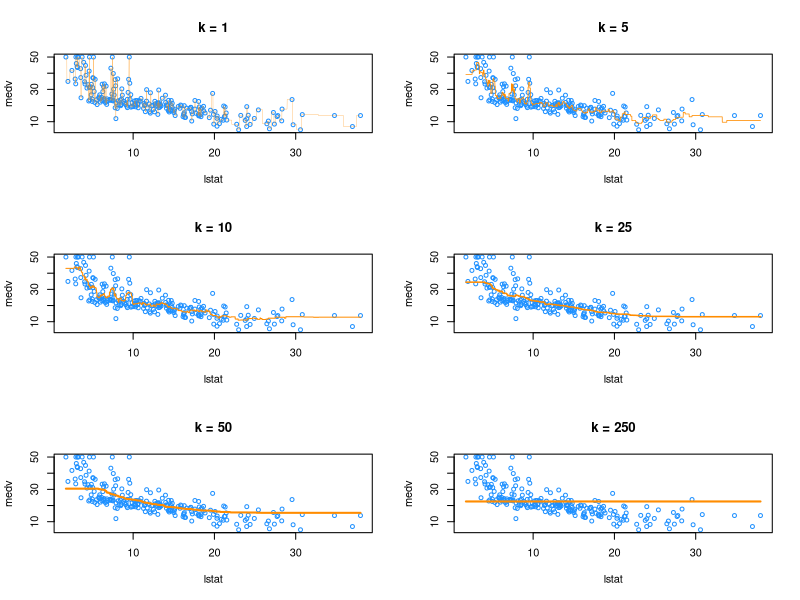
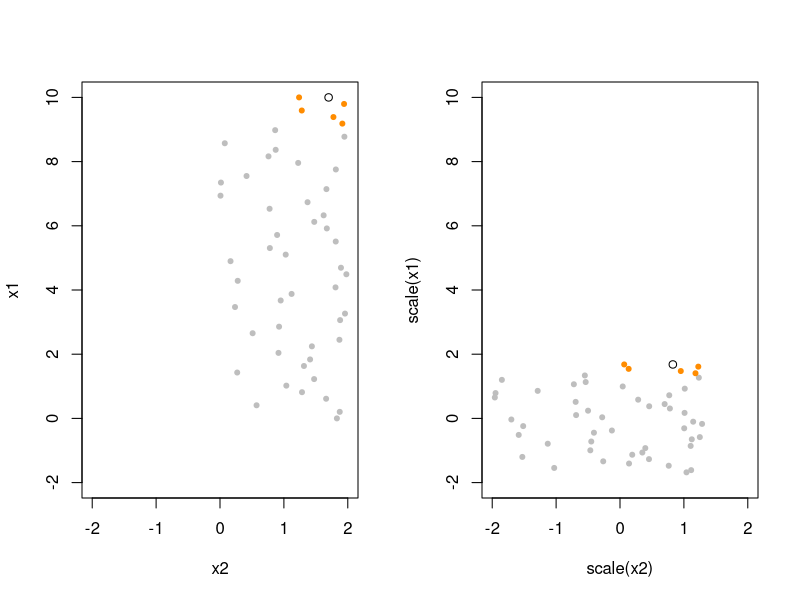

Here is the R script that generated these plots, in order: (Note: this script raises an error after producing the figures.)
## ---- chunk 1
library(FNN)
library(MASS)
data(Boston)
## ---- chunk 2
set.seed(42)
boston_idx = sample(1:nrow(Boston), size = 250)
trn_boston = Boston[boston_idx, ]
tst_boston  = Boston[-boston_idx, ]
## ---- chunk 3
X_trn_boston = trn_boston["lstat"]
X_tst_boston = tst_boston["lstat"]
y_trn_boston = trn_boston["medv"]
y_tst_boston = tst_boston["medv"]
## ---- chunk 4
X_trn_boston_min = min(X_trn_boston)
X_trn_boston_max = max(X_trn_boston)
lstat_grid = data.frame(lstat = seq(X_trn_boston_min, X_trn_boston_max, 
                                    by = 0.01))
## ---- chunk 5
pred_001 = knn.reg(train = X_trn_boston, test = lstat_grid, y = y_trn_boston, k = 1)
pred_005 = knn.reg(train = X_trn_boston, test = lstat_grid, y = y_trn_boston, k = 5)
pred_010 = knn.reg(train = X_trn_boston, test = lstat_grid, y = y_trn_boston, k = 10)
pred_050 = knn.reg(train = X_trn_boston, test = lstat_grid, y = y_trn_boston, k = 50)
pred_100 = knn.reg(train = X_trn_boston, test = lstat_grid, y = y_trn_boston, k = 100)
pred_250 = knn.reg(train = X_trn_boston, test = lstat_grid, y = y_trn_boston, k = 250)
## ---- chunk 6
par(mfrow = c(3, 2))

plot(medv ~ lstat, data = trn_boston, cex = .8, col = "dodgerblue", main = "k = 1")
lines(lstat_grid$lstat, pred_001$pred, col = "darkorange", lwd = 0.25)

plot(medv ~ lstat, data = trn_boston, cex = .8, col = "dodgerblue", main = "k = 5")
lines(lstat_grid$lstat, pred_005$pred, col = "darkorange", lwd = 0.75)

plot(medv ~ lstat, data = trn_boston, cex = .8, col = "dodgerblue", main = "k = 10")
lines(lstat_grid$lstat, pred_010$pred, col = "darkorange", lwd = 1)

plot(medv ~ lstat, data = trn_boston, cex = .8, col = "dodgerblue", main = "k = 25")
lines(lstat_grid$lstat, pred_050$pred, col = "darkorange", lwd = 1.5)

plot(medv ~ lstat, data = trn_boston, cex = .8, col = "dodgerblue", main = "k = 50")
lines(lstat_grid$lstat, pred_100$pred, col = "darkorange", lwd = 2)

plot(medv ~ lstat, data = trn_boston, cex = .8, col = "dodgerblue", main = "k = 250")
lines(lstat_grid$lstat, pred_250$pred, col = "darkorange", lwd = 2)
## ---- chunk 7
rmse = function(actual, predicted) {
  sqrt(mean((actual - predicted) ^ 2))
}
## ---- chunk 8
# define helper function for getting knn.reg predictions
# note: this function is highly specific to this situation and dataset
make_knn_pred = function(k = 1, training, predicting) {
  pred = FNN::knn.reg(train = training["lstat"], 
                      test = predicting["lstat"], 
                      y = training$medv, k = k)$pred
  act  = predicting$medv
  rmse(predicted = pred, actual = act)
}
## ---- chunk 9
# define values of k to evaluate
k = c(1, 5, 10, 25, 50, 250)
## ---- chunk 10
# get requested train RMSEs
knn_trn_rmse = sapply(k, make_knn_pred, 
                      training = trn_boston, 
                      predicting = trn_boston)
# get requested test RMSEs
knn_tst_rmse = sapply(k, make_knn_pred, 
                      training = trn_boston, 
                      predicting = tst_boston)

# determine "best" k
best_k = k[which.min(knn_tst_rmse)]

# find overfitting, underfitting, and "best"" k
fit_status = ifelse(k < best_k, "Over", ifelse(k == best_k, "Best", "Under"))
## ---- chunk 11
# summarize results
knn_results = data.frame(
  k,
  round(knn_trn_rmse, 2),
  round(knn_tst_rmse, 2),
  fit_status
)
colnames(knn_results) = c("k", "Train RMSE", "Test RMSE", "Fit?")

# display results
knitr::kable(knn_results, escape = FALSE, booktabs = TRUE)
## ---- chunk 12
sim_knn_data = function(n_obs = 50) {
  x1 = seq(0, 10, length.out = n_obs)
  x2 = runif(n = n_obs, min = 0, max = 2)
  x3 = runif(n = n_obs, min = 0, max = 1)
  x4 = runif(n = n_obs, min = 0, max = 5)
  x5 = runif(n = n_obs, min = 0, max = 5)
  y = x1 ^ 2 + rnorm(n = n_obs)
  data.frame(y, x1, x2, x3,x4, x5)
}
## ---- chunk 13
set.seed(42)
knn_data = sim_knn_data()
## ---- chunk 14
par(mfrow = c(1, 2))
orange_blue = c(rep("grey", 45), rep("darkorange", 5))
plot(x1 ~ x2, data = knn_data, xlim = c(-2, 2), ylim = c(-2, 10), pch = 20, col = orange_blue)
points(1.7, 10)
plot(scale(x1) ~ scale(x2), data = knn_data, xlim = c(-2, 2), ylim = c(-2, 10), pch = 20, col = orange_blue)
points((1.7 - 1.197685) / 0.6072974, (10 - 5) / 2.974975)
## ---- chunk 15
set.seed(42)
knn_data_trn = sim_knn_data()
knn_data_tst = sim_knn_data()
## ---- chunk 16
# define helper function for getting knn.reg predictions
# note: this function is highly specific to this situation and dataset
make_knn_pred = function(k = 1, X_trn, X_pred, y_trn, y_pred) {
  pred = FNN::knn.reg(train = scale(X_trn), test = scale(X_pred), y = y_pred, k = k)$pred
  act  = y_pred
  rmse(predicted = pred, actual = act)
}
## ---- chunk 17
# TODO: DRY
cod_train_rmse = c(
  make_knn_pred (k = 5, X_trn = knn_data_trn["x1"],  X_pred = knn_data_trn["x1"],  y_trn = knn_data_trn["y"], y_pred = knn_data_trn["y"]),
  make_knn_pred (k = 5, X_trn = knn_data_trn[, 2:3], X_pred = knn_data_trn[, 2:3], y_trn = knn_data_trn["y"], y_pred = knn_data_trn["y"]),
  make_knn_pred (k = 5, X_trn = knn_data_trn[, 2:4], X_pred = knn_data_trn[, 2:4], y_trn = knn_data_trn["y"], y_pred = knn_data_trn["y"]),
  make_knn_pred (k = 5, X_trn = knn_data_trn[, 2:5], X_pred = knn_data_trn[, 2:5], y_trn = knn_data_trn["y"], y_pred = knn_data_trn["y"]),
  make_knn_pred (k = 5, X_trn = knn_data_trn[, 2:6], X_pred = knn_data_trn[, 2:6], y_trn = knn_data_trn["y"], y_pred = knn_data_trn["y"]))
## ---- chunk 18
# TODO: DRY
cod_test_rmse = c(
  make_knn_pred (k = 5, X_trn = knn_data_trn["x1"],  X_pred = knn_data_tst["x1"],  y_trn = knn_data_trn["y"], y_pred = knn_data_tst["y"]),
  make_knn_pred (k = 5, X_trn = knn_data_trn[, 2:3], X_pred = knn_data_tst[, 2:3], y_trn = knn_data_trn["y"], y_pred = knn_data_tst["y"]),
  make_knn_pred (k = 5, X_trn = knn_data_trn[, 2:4], X_pred = knn_data_tst[, 2:4], y_trn = knn_data_trn["y"], y_pred = knn_data_tst["y"]),
  make_knn_pred (k = 5, X_trn = knn_data_trn[, 2:5], X_pred = knn_data_tst[, 2:5], y_trn = knn_data_trn["y"], y_pred = knn_data_tst["y"]),
  make_knn_pred (k = 5, X_trn = knn_data_trn[, 2:6], X_pred = knn_data_tst[, 2:6], y_trn = knn_data_trn["y"], y_pred = knn_data_tst["y"]))
## ---- chunk 19
cod_results = data.frame(
  dimension = c(1, 2, 3, 4, 5),
  cod_train_rmse,
  cod_test_rmse
)

colnames(cod_results) = c("$p$, Dimension", "Train RMSE", "Test RMSE")

knitr::kable(cod_results, escape = FALSE, booktabs = TRUE)
## ---- chunk 20
X_trn_boston = trn_boston[, !names(trn_boston) %in% c("medv")]
X_tst_boston = tst_boston[, !names(tst_boston) %in% c("medv")]
y_trn_boston = trn_boston["medv"]
y_tst_boston = tst_boston["medv"]
## ---- chunk 21
scaled_pred = knn.reg(train = scale(X_trn_boston), test = scale(X_tst_boston), 
                      y = y_trn_boston, k = 25)$pred
unscaled_pred = knn.reg(train = X_trn_boston, test = X_tst_boston, 
                        y = y_trn_boston, k = 25)$pred

# test rmse
rmse(predicted = scaled_pred, actual = y_tst_boston) # with scaling
rmse(predicted = unscaled_pred, actual = y_tst_boston) # without scaling
## ---- chunk 22
names(sessionInfo()$otherPkgs)
## ---- chunk 23
set.seed(1)
n_sims=250
n_models=4
x=data.frame(x=.90)
predictions = matrix(0, nrow = n_sims, ncol = n_models)
## ---- chunk 24

for(sim in 1:n_sims) {

  # simulate new, random, training data
  # this is the only random portion of the bias, var, and mse calculations
  # this allows us to calculate the expectation over D
  sim_data = get_sim_data(f)

  # fit models
  fit_0 = lm(y ~ 1,                   data = sim_data)
  fit_1 = lm(y ~ poly(x, degree = 1), data = sim_data)
  fit_2 = lm(y ~ poly(x, degree = 2), data = sim_data)
  fit_9 = lm(y ~ poly(x, degree = 9), data = sim_data)

  # get predictions
  predictions[sim, 1] = predict(fit_0, x)
  predictions[sim, 2] = predict(fit_1, x)
  predictions[sim, 3] = predict(fit_2, x)
  predictions[sim, 4] = predict(fit_9, x)
}
## ---- chunk 25
get_mse=function(truth, estimate){
  mean((estimate-truth)^2)
}
## ---- chunk 26
get_bias=function(estimate, truth)
{
  mean(estimate)-truth
}
